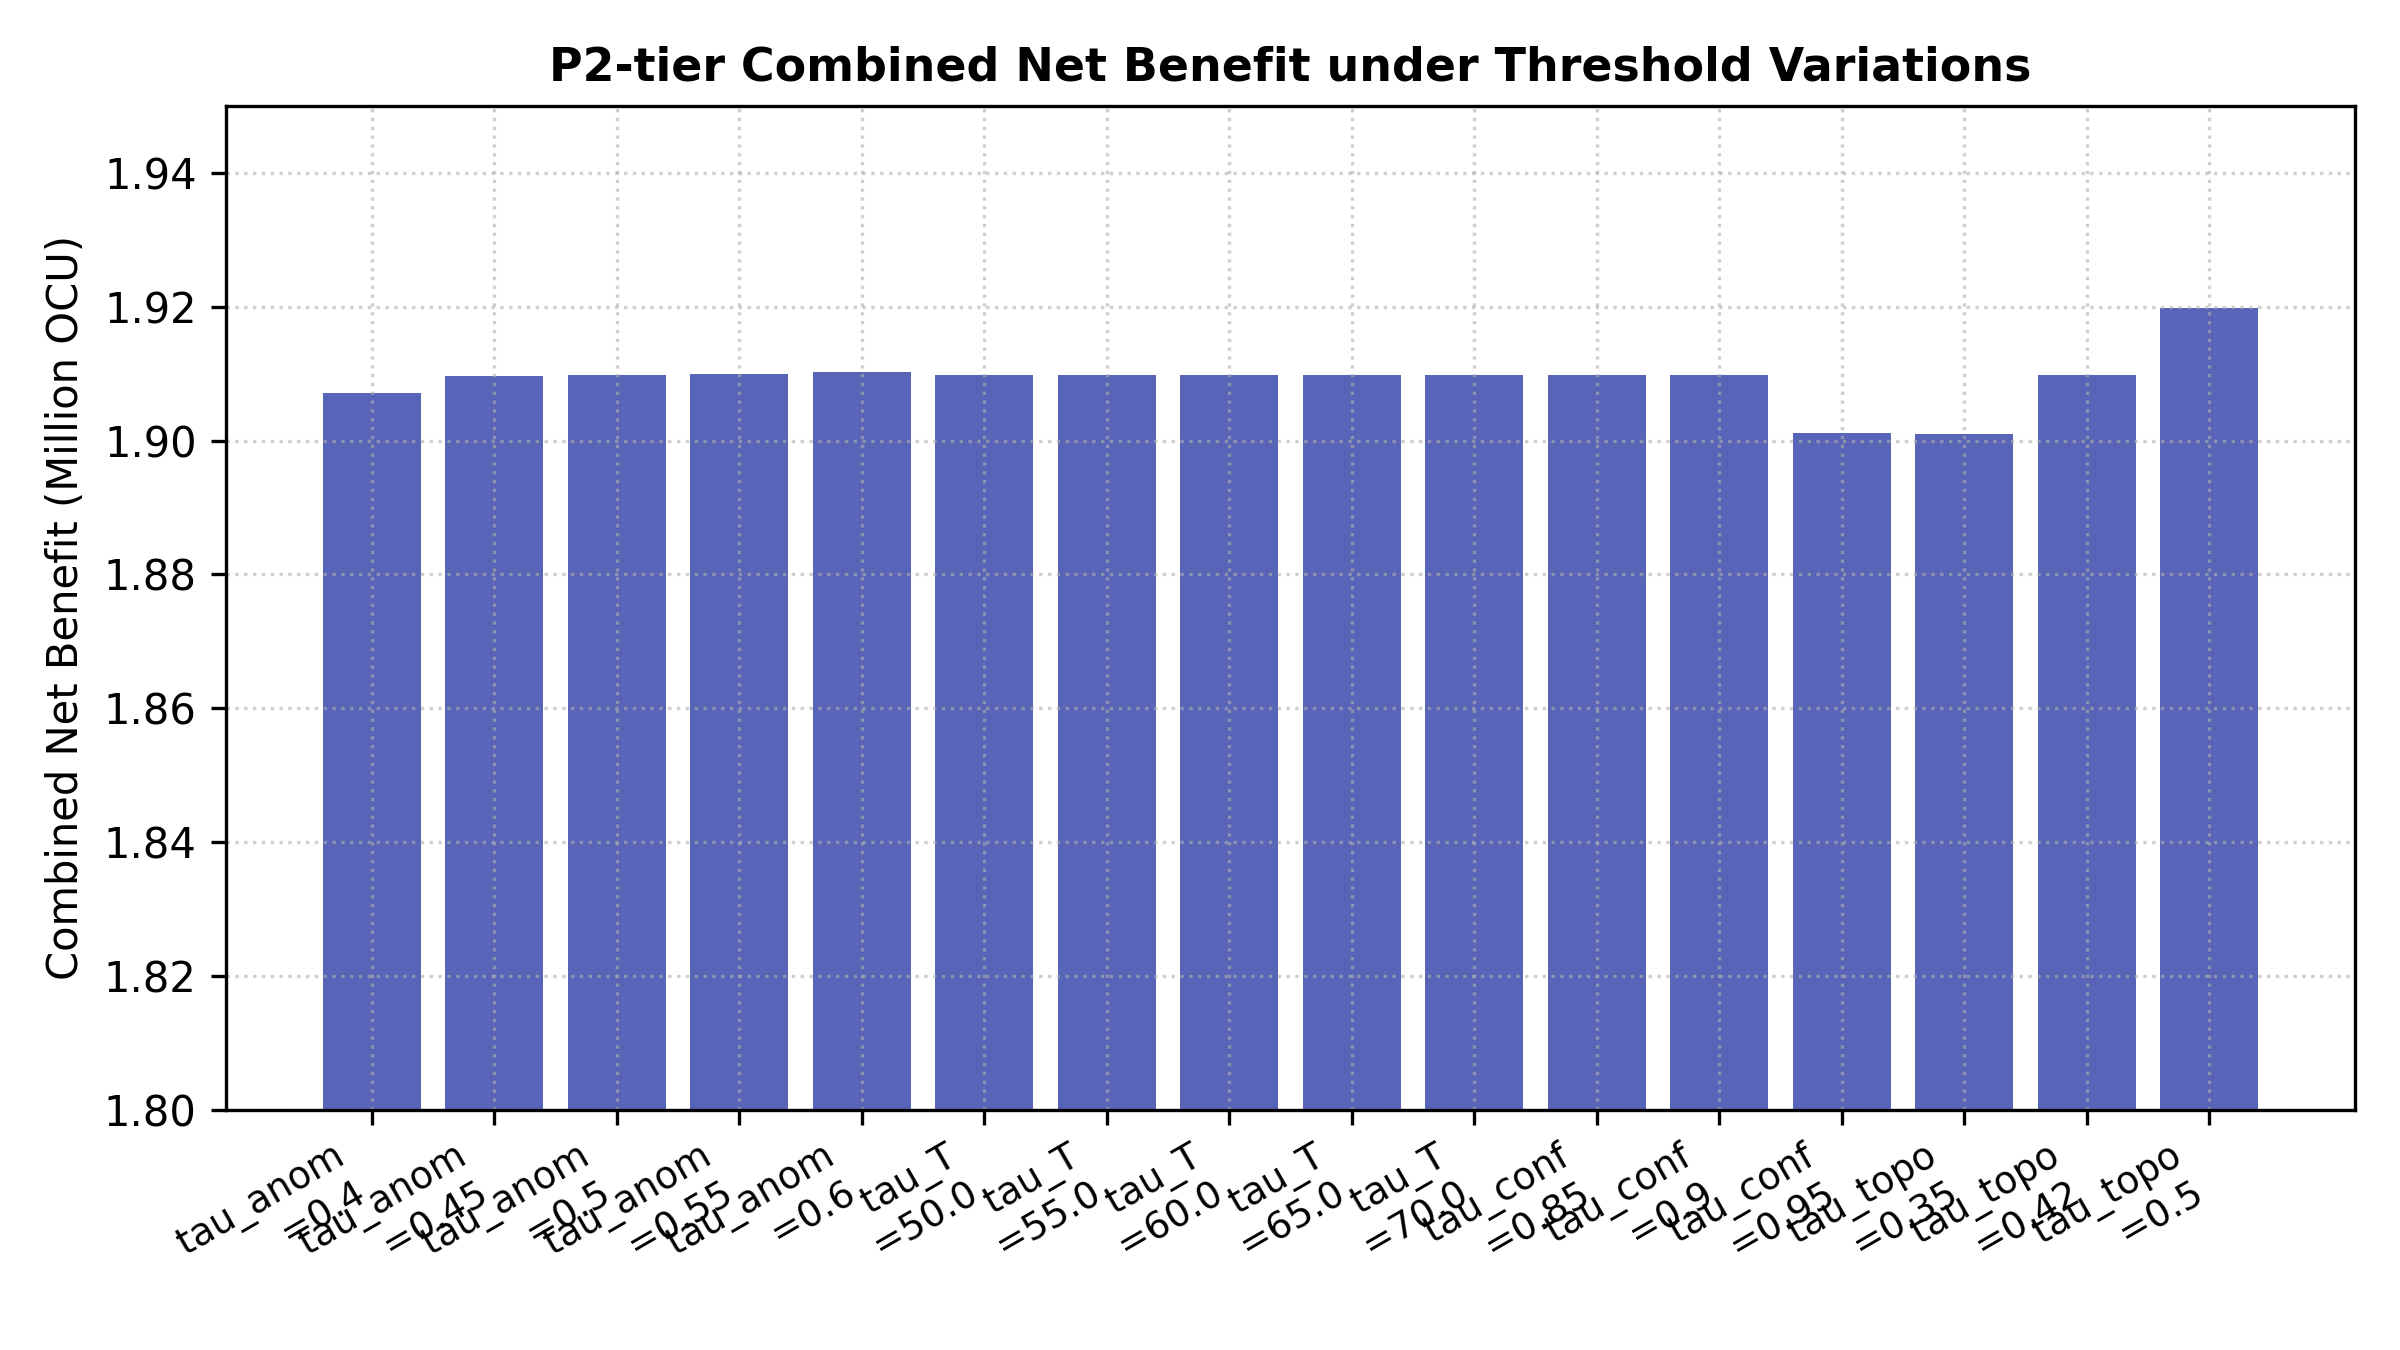

Write the Python code that produced this figure.
import pandas as pd
import matplotlib.pyplot as plt

df = pd.read_csv('results.csv')
fig, ax = plt.subplots(figsize=(8, 4.5))

x = range(len(df))
ax.bar(x, df['P2-tier Comb Net (OCU)'] / 1e6, color='#3949ab', alpha=0.85)
ax.set_xticks(x)
ax.set_xticklabels([f"{r['Parameter Swept']}\n={r['Value']}" for _, r in df.iterrows()], rotation=30, ha='right', fontsize=9)
ax.set_title('P2-tier Combined Net Benefit under Threshold Variations', fontsize=11, fontweight='bold')
ax.set_ylabel('Combined Net Benefit (Million OCU)')
ax.set_ylim(1.80, 1.95)
ax.grid(True, linestyle=':', alpha=0.6)

plt.tight_layout()
plt.savefig('plot.png', dpi=300)
print('Saved E5 plot.png')
